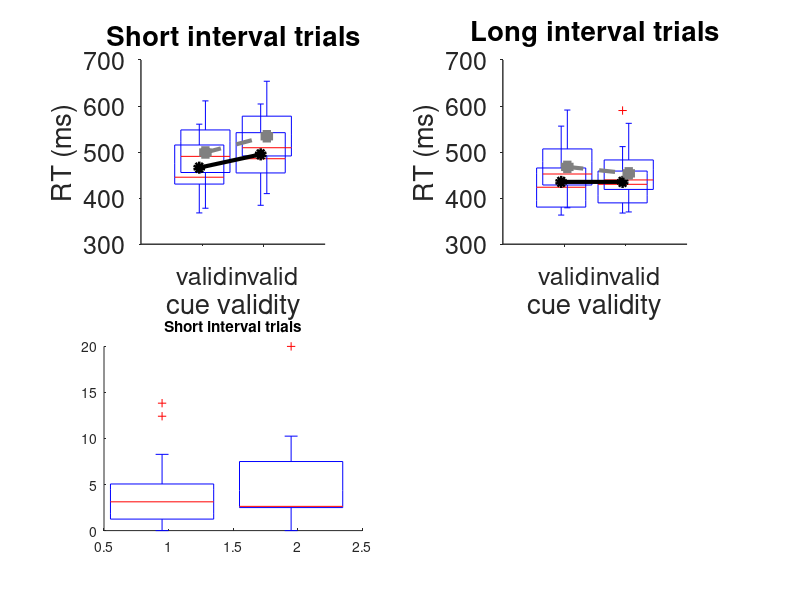

Here is the MATLAB script that generated this plot: (Note: this script raises an error after producing the figure.)
%% clear contents and add current folder with subfolders
clear
close all
clc

%add functions
%you will need the statistics toolbox to run this code
homedir = mfilename('fullpath');
funcdir = [homedir(1:end-15) 'functions'];
addpath(genpath(funcdir))

%% load data

% The matrix 'data' has 18 columns:
%1) RT on short interval, validly cued, easy
%2) RT on short interval, validly cued, difficult
%3) RT on short interval, invalidly cued, easy
%4) RT on short interval, invalidly cued, difficult
%5) RT on long interval, validly cued, easy
%6) RT on long interval, validly cued, difficult
%7) RT on long interval, invalidly cued, easy
%8) RT on long interval, invalidly cued, difficult
%9)  Accuracy on short interval, validly cued, easy
%10) Accuracy on short interval, validly cued, difficult
%11) Accuracy on short interval, invalidly cued, easy
%12) Accuracy on short interval, invalidly cued, difficult
%13) Accuracy on long interval, validly cued, easy
%14) Accuracy on long interval, validly cued, difficult
%15) Accuracy on long interval, invalidly cued, easy
%16) Accuracy on long interval, invalidly cued, difficult
%17) False alarm rate on non-catch trials
%18) False alarm rate on catch trials 

% Each row in the data matrix is a participant.

data = dlmread('data.txt');

%% display overall effects
clc

disp(['Average cueing effect on short interval trials: ' num2str(mean([(mean(data(:,3)-data(:,1))) (mean(data(:,4)-data(:,2))) ])) ' ms, SD ' num2str(std(mean([(data(:,3)-data(:,1)) (data(:,4)-data(:,2)) ],2)))])
disp(['Average cueing effect on long interval trials: ' num2str(mean([(mean(data(:,7)-data(:,5))) (mean(data(:,8)-data(:,6))) ])) ' ms, SD ' num2str(std(mean([(data(:,7)-data(:,5)) (data(:,8)-data(:,6)) ],2)))])
disp(['Average effect of difficulty on RT: ' num2str(mean([(mean(data(:,2)-data(:,1))) (mean(data(:,4)-data(:,3))) (mean(data(:,6)-data(:,5))) (mean(data(:,8)-data(:,7))) ])) ' ms, SD ' num2str(std(mean([(data(:,2)-data(:,1)) (data(:,4)-data(:,3)) (data(:,6)-data(:,5)) (data(:,8)-data(:,7)) ],2)))])
disp(['Average easy trials ' num2str(mean(mean(data(:,[1 3 5 7]+8)))) '% correct, difficult trials ' num2str(mean(mean(data(:,[2 4 6 8]+8)))) '% correct']);  

disp(['Average cueing effect for easy short interval trials: ' num2str(mean(data(:,3)-data(:,1))) 'ms'])
disp(['Average cueing effect for difficult short interval trials: ' num2str(mean(data(:,4)-data(:,2))) 'ms'])

disp(['Average cueing effect for easy long interval trials: ' num2str(mean(data(:,7)-data(:,5))) 'ms'])
disp(['Average cueing effect for difficult long interval trials: ' num2str(mean(data(:,8)-data(:,6))) 'ms'])

%% make figure

xo = 0.05; %x-offxet for plotting
figure

%RT
subplot(2,2,1)
hold on
title('Short interval trials')
boxplot(data(:,[1 3]),'plotstyle','compact', 'color','k', 'positions' ,[1 2]-xo, 'medianstyle','line')
boxplot(data(:,[2 4]),'plotstyle','compact', 'color',[.5 .5 .5], 'positions' ,[1 2]+xo, 'medianstyle','line')
plot([1 2]-xo,mean(data(:,[1 3])),'ko-','linewidth',3,'markerfacecolor','k')
plot([1 2]+xo,mean(data(:,[2 4])),'s--','linewidth',3,'markerfacecolor',[.5 .5 .5],'color',[.5 .5 .5])
xlim([0 3])
set(gca,'xtick',[1 2],'xticklabel', {'valid' , 'invalid'},'tickdir','out','fontsize',18,'linewidth',1)
xlabel('cue validity')
ylabel('RT (ms)')
 
axis square
ylim([300 700])
box off

subplot(2,2,2)
hold on
title('Long interval trials')
boxplot(data(:,[5 7]),'plotstyle','compact', 'color','k', 'positions' ,[1 2]-xo, 'medianstyle','line')
boxplot(data(:,[6 8]),'plotstyle','compact', 'color',[.5 .5 .5], 'positions' ,[1 2]+xo, 'medianstyle','line')
plot([1 2]-xo,mean(data(:,[5 7])),'ko-','linewidth',3,'markerfacecolor','k')
plot([1 2]+xo,mean(data(:,[6 8])),'s--','linewidth',3,'markerfacecolor',[.5 .5 .5],'color',[.5 .5 .5])
xlim([0 3])
set(gca,'xtick',[1 2],'xticklabel', {'valid' , 'invalid'},'tickdir','out','fontsize',18,'linewidth',1)
xlabel('cue validity')
ylabel('RT (ms)')

axis square
ylim([300 700])
box off

%accuracy
subplot(2,2,3)
hold on
title('Short interval trials')
boxplot(100-data(:,[1 3]+8),'plotstyle','compact', 'color','k', 'positions' ,[1 2]-xo, 'medianstyle','line')
boxplot(100-data(:,[2 4]+8),'plotstyle','compact', 'color',[.5 .5 .5], 'positions' ,[1 2]+xo, 'medianstyle','line')
plot([1 2]-xo,100-mean(data(:,[1 3]+8)),'ko-','linewidth',3,'markerfacecolor','k')
plot([1 2]+xo,100-mean(data(:,[2 4]+8)),'s--','linewidth',3,'markerfacecolor',[.5 .5 .5],'color',[.5 .5 .5])
xlim([0 3])
set(gca,'xtick',[1 2],'xticklabel', {'valid' , 'invalid'},'tickdir','out','fontsize',18,'linewidth',1)
xlabel('cue validity')
ylabel('Errors (%)')

axis square
ylim([0 25])
box off


subplot(2,2,4)
hold on
title('Long interval trials')
boxplot(100-data(:,[5 7]+8),'plotstyle','compact', 'color','k', 'positions' ,[1 2]-xo, 'medianstyle','line')
boxplot(100-data(:,[6 8]+8),'plotstyle','compact', 'color',[.5 .5 .5], 'positions' ,[1 2]+xo, 'medianstyle','line')
plot([1 2]-xo,100-mean(data(:,[5 7]+8)),'ko-','linewidth',3,'markerfacecolor','k')
plot([1 2]+xo,100-mean(data(:,[6 8]+8)),'s--','linewidth',3,'markerfacecolor',[.5 .5 .5],'color',[.5 .5 .5])
xlim([0 3])
set(gca,'xtick',[1 2],'xticklabel', {'valid' , 'invalid'},'tickdir','out','fontsize',18,'linewidth',1)
xlabel('cue validity')
ylabel('Errors (%)')

axis square
ylim([0 25])
box off

%% test significance of cueing effect and difficulty effect

disp(' ')
[~, p, ~, stats] = ttest(mean([(data(:,3)-data(:,1)) (data(:,4)-data(:,2)) ],2),[],0.05,'right');
disp(['Cueing effect short interval significant? t(' num2str(stats.df) ') = ' num2str(stats.tstat) ', p = ' num2str(p)])

[~, p, ~, stats] = ttest(mean([(data(:,7)-data(:,5)) (data(:,8)-data(:,6)) ],2),[],0.05,'right');
disp(['Cueing effect long interval significant? t(' num2str(stats.df) ') = ' num2str(stats.tstat) ', p = ' num2str(p)])

[~, p, ~, stats] = ttest(mean([(data(:,2)-data(:,1)) (data(:,4)-data(:,3)) (data(:,6)-data(:,5)) (data(:,8)-data(:,7)) ],2),[],0.05,'right');
disp(['Difficulty effect significant? t(' num2str(stats.df) ') = ' num2str(stats.tstat) ', p = ' num2str(p)])

[~, p, ~, stats] = ttest(mean([(data(:,3)-data(:,1)) (data(:,4)-data(:,2)) ],2) , mean([(data(:,2)-data(:,1)) (data(:,4)-data(:,3)) (data(:,6)-data(:,5)) (data(:,8)-data(:,7)) ],2) );
BF = t1smpbf(stats.tstat,21); %compute Bayes factor
disp(['Cueing effect on short interval different from difficulty effect? t(' num2str(stats.df) ') = ' num2str(stats.tstat) ', p = ' num2str(p) ', BF = ' num2str(BF)])

